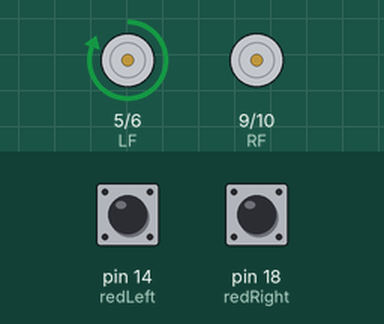
Bench run of a sketch on a simulated Arduino Uno, built with avr-gcc and run on an emulated ATmega328P. Parts: motor-driver pin pairs drawn as motors (green arrow = first pin HIGH = forward, orange = second pin HIGH = backward, longer = more drive). The inputs (shaded band) are chosen by the test bench; at power-on: pin 14 (redLeft) HIGH, pin 18 (redRight) LOW.

Above: at 1.2 s.
1.3 s: pin 14 (redLeft) pulled LOW for 0.15 s
At 1.37 s:
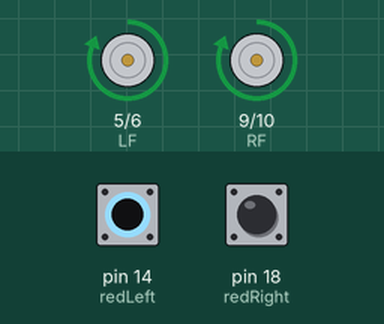
2.9 s: pin 18 (redRight) pulled HIGH for 0.15 s
At 2.97 s:
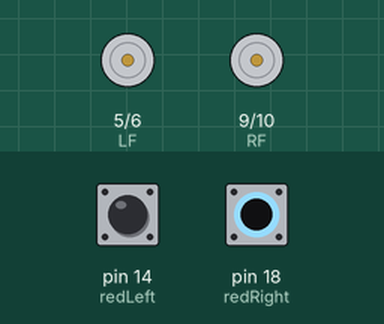
4.5 s: pin 18 (redRight) pulled HIGH for 3.2 s
At 8.2 s:
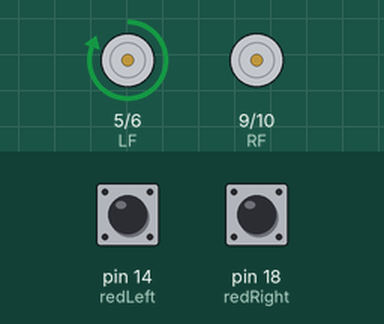
9.2 s: pin 14 (redLeft) pulled LOW for 3.2 s
At 10.5 s:
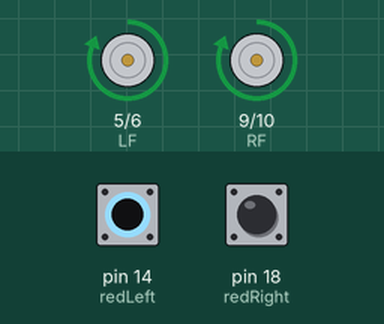
13.9 s: pin 14 (redLeft) driven LOW and pin 18 (redRight) driven HIGH
At 15.3 s:
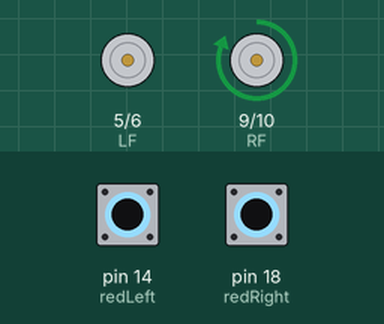
Timing chart, 0 to 16.4 s (numbered marks = the images above; inputs shaded):
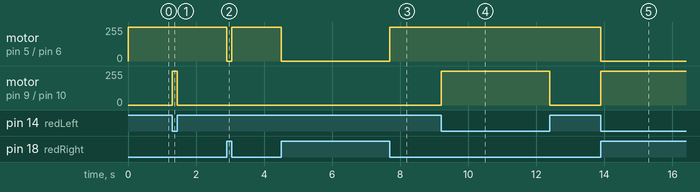

Measured:
- after the input at 1.3 s, motor on pin 9 (RF) / pin 10 (RB): stopped → forward 255/255 at once, → stopped 0.15 s later
- after the input at 2.9 s, motor on pin 5 (LF) / pin 6 (LB): forward 255/255 → stopped at once, → forward 255/255 0.15 s later
- after the input at 4.5 s, motor on pin 5 (LF) / pin 6 (LB): forward 255/255 → stopped at once, → forward 255/255 3.2 s later
- after the input at 9.2 s, motor on pin 9 (RF) / pin 10 (RB): stopped → forward 255/255 at once, → stopped 3.2 s later
- after the input at 13.9 s, motor on pin 5 (LF) / pin 6 (LB): forward 255/255 → stopped at once; motor on pin 9 (RF) / pin 10 (RB): stopped → forward 255/255 at once

The sketch:

follow_red.ino
```cpp
int redLeft = 14;
int redRight = 18;
int LF = 5;//左轮往前转（假设高电平）
int LB = 6;//左轮往后转（假设高电平）
int RF = 9;//右轮往前转（假设高电平）
int RB = 10;//右轮往后转（假设高电平）
void setup()
{
  pinMode( redLeft, INPUT);
  pinMode( redRight, INPUT);
  pinMode( LF , OUTPUT);
  pinMode( LB , OUTPUT);
  pinMode( RF, OUTPUT);
  pinMode( RB , OUTPUT);
}

void loop()
{
  //左前方有障碍
  if (( !( digitalRead(redLeft) ) && digitalRead(redRight) ))
  {
    digitalWrite( LF , LOW );
    digitalWrite( LB , LOW );
    digitalWrite( RF , HIGH );
    digitalWrite( RB , LOW );
  }
  //右前方有障碍
  if (( digitalRead(redLeft) && !( digitalRead(redRight) ) ))
  {
    digitalWrite( LF , HIGH );
    digitalWrite( LB , LOW );
    digitalWrite( RF , LOW );
    digitalWrite( RB , LOW );
  }
    //左前和右前都有障碍
  if (( !( digitalRead(redLeft) ) && !( digitalRead(redRight) ) ))
  {
    digitalWrite( LF , HIGH );
    digitalWrite( LB , LOW );
    digitalWrite( RF , HIGH );
    digitalWrite( RB , LOW );
  }
   //左前和右前均无障碍
  if (( digitalRead(redLeft) && digitalRead(redRight) ))
  {
    digitalWrite( LF , LOW);
    digitalWrite( LB , LOW );
    digitalWrite( RF , LOW );
    digitalWrite( RB , LOW );
  }
}
```
